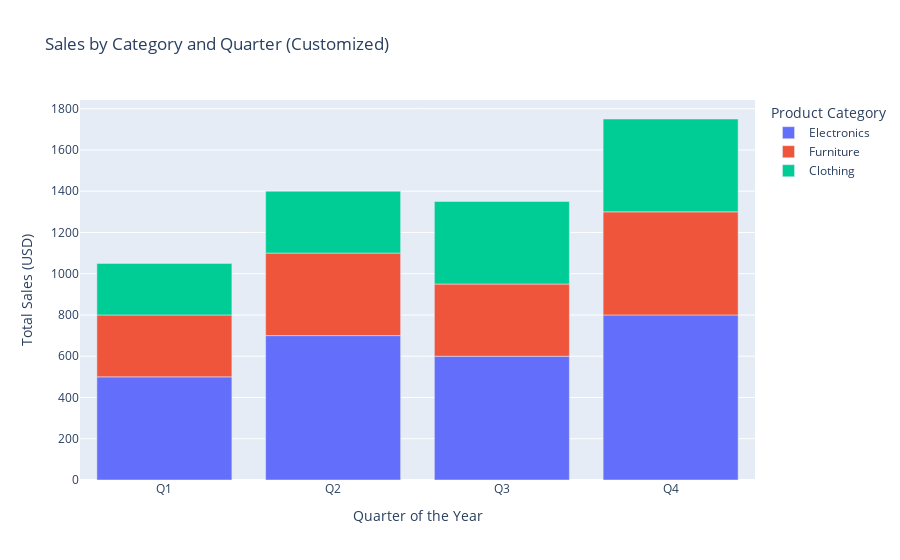

The notebook cell this image was saved under:
### Markdown cell above
# Custom Bar Chart with Color and Hover Data

### Code cell
fig_custom = px.bar(
    df,
    x='Quarter',
    y='Sales',
    color='Category',
    title='Sales by Category and Quarter (Customized)',
    labels={
        'Quarter': 'Quarter of the Year',
        'Sales': 'Total Sales (USD)',
        'Category': 'Product Category'
    },
    hover_data=['Category', 'Sales']
)
fig_custom.show()

### Figure 1 — Plotly figure (JSON) as saved in the notebook; plotly's stock layout.template omitted (floating-point values rounded to 4 significant figures)
{"data": [{"alignmentgroup": "True", "customdata": [["Electronics"], ["Electronics"], ["Electronics"], ["Electronics"]], "hovertemplate": "Product Category=%{customdata[0]}<br>Quarter of the Year=%{x}<br>Total Sales (USD)=%{y}<extra></extra>", "legendgroup": "Electronics", "marker": {"color": "#636efa", "pattern": {"shape": ""}}, "name": "Electronics", "offsetgroup": "Electronics", "orientation": "v", "showlegend": true, "textposition": "auto", "type": "bar", "x": ["Q1", "Q2", "Q3", "Q4"], "xaxis": "x", "y": [500, 700, 600, 800], "yaxis": "y"}, {"alignmentgroup": "True", "customdata": [["Furniture"], ["Furniture"], ["Furniture"], ["Furniture"]], "hovertemplate": "Product Category=%{customdata[0]}<br>Quarter of the Year=%{x}<br>Total Sales (USD)=%{y}<extra></extra>", "legendgroup": "Furniture", "marker": {"color": "#EF553B", "pattern": {"shape": ""}}, "name": "Furniture", "offsetgroup": "Furniture", "orientation": "v", "showlegend": true, "textposition": "auto", "type": "bar", "x": ["Q1", "Q2", "Q3", "Q4"], "xaxis": "x", "y": [300, 400, 350, 500], "yaxis": "y"}, {"alignmentgroup": "True", "customdata": [["Clothing"], ["Clothing"], ["Clothing"], ["Clothing"]], "hovertemplate": "Product Category=%{customdata[0]}<br>Quarter of the Year=%{x}<br>Total Sales (USD)=%{y}<extra></extra>", "legendgroup": "Clothing", "marker": {"color": "#00cc96", "pattern": {"shape": ""}}, "name": "Clothing", "offsetgroup": "Clothing", "orientation": "v", "showlegend": true, "textposition": "auto", "type": "bar", "x": ["Q1", "Q2", "Q3", "Q4"], "xaxis": "x", "y": [250, 300, 400, 450], "yaxis": "y"}], "layout": {"barmode": "relative", "legend": {"title": {"text": "Product Category"}, "tracegroupgap": 0}, "title": {"text": "Sales by Category and Quarter (Customized)"}, "xaxis": {"anchor": "y", "domain": [0, 1], "title": {"text": "Quarter of the Year"}}, "yaxis": {"anchor": "x", "domain": [0, 1], "title": {"text": "Total Sales (USD)"}}}}
